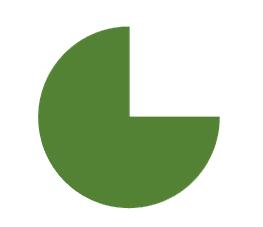
#> input picture Symbol-images/3 quaters of a circle.png, 263 x 227 px
$ python -i Symbol.py   (imports and definitions only)
#> lines starting #> are read from the running program, lines starting #| are printed output that depends on the picture; after the words box and inside, x2 and y2 are one past the last pixel; in counts of white or black regions, pixels touching at a corner belong together
#> further down, picture is the input picture: shape (227, 263, 3); mean B, G, R 188.6, 214.1, 199.1
import numpy as np
import cv2
from picamera2 import Picamera2

# Initialize Raspberry Pi Camera
def initialize_camera():
    try:
        picam2 = Picamera2()
        picam2.configure(picam2.create_preview_configuration(main={"size": (640, 480)}))
        picam2.start()
        return picam2
    except RuntimeError as e:
        print(f"Camera initialization failed: {e}")
        return None

# [1 line that did not run here, left out]
# [3 lines not run here, left out]

def detect_shapes_and_arrows(frame):
    # Convert to grayscale and apply edge detection on full frame
    gray = cv2.cvtColor(frame, cv2.COLOR_BGR2GRAY)
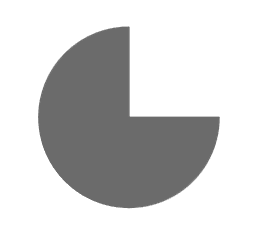
#> gray: shape (227, 263); min 107, max 255, mean 206.6
    blurred = cv2.GaussianBlur(gray, (5, 5), 0)
    edges = cv2.Canny(blurred, 50, 150)
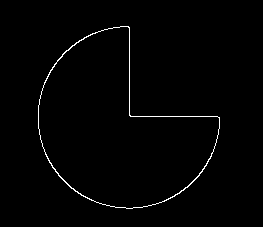
#> edges: shape (227, 263); 1.1% white in thin lines or dots, all inside (x1, y1, x2, y2) = (38, 26, 220, 209)

    # Find contours for overall shapes
    cnts, _ = cv2.findContours(edges, cv2.RETR_EXTERNAL, cv2.CHAIN_APPROX_SIMPLE)
#> cnts = 1 contour; box (x1, y1, x2, y2) and area: (38, 26, 220, 209) 19593
    for c in cnts:
        if cv2.contourArea(c) > 1000:  # Ignore small contours
            # Approximate the contour for shape detection
            epsilon = 0.01 * cv2.arcLength(c, True)
            approx = cv2.approxPolyDP(c, epsilon, True)

            # Draw the contour and bounding box
            cv2.drawContours(frame, [approx], -1, (0, 255, 0), 2)
            x, y, w, h = cv2.boundingRect(approx)
            cv2.rectangle(frame, (x, y), (x + w, y + h), (255, 0, 0), 2)

            # Determine the basic shape type based on vertices count
            if len(approx) == 3:
                shape = "Triangle"
            elif len(approx) == 4:
                shape = "Rectangle"
            elif len(approx) == 5:
                shape = "Pentagon"
            elif len(approx) == 7:
                shape = "Arrow"
            else:
                shape = "Circle"

            # Process the ROI to detect an arrow inside the shape
            roi = gray[y:y+h, x:x+w]
            roi_blur = cv2.GaussianBlur(roi, (5, 5), 0)
            roi_edges = cv2.Canny(roi_blur, 50, 150)
            # Apply a morphological closing to join broken edges
            kernel = cv2.getStructuringElement(cv2.MORPH_RECT, (3, 3))
            roi_closed = cv2.morphologyEx(roi_edges, cv2.MORPH_CLOSE, kernel)
            roi_cnts, _ = cv2.findContours(roi_closed, cv2.RETR_EXTERNAL, cv2.CHAIN_APPROX_SIMPLE)

            arrow_found = False
            for ac in roi_cnts:
                if cv2.contourArea(ac) > 300:  # Adjust threshold for arrow details
                    # Adjust the epsilon factor for finer approximation
                    epsilon2 = 0.02 * cv2.arcLength(ac, True)
                    approx2 = cv2.approxPolyDP(ac, epsilon2, True)
                    # Check if the approximated contour has around 7 vertices
                    if len(approx2) == 7:
                        arrow_found = True
                        # Optionally, draw the arrow contour in a different color
                        pts = approx2 + [x, y]  # Adjust coordinates relative to full image
                        cv2.drawContours(frame, [pts], -1, (0, 255, 255), 2)
                        break

            # Update label based on arrow detection
            if arrow_found and shape != "Arrow":
                label = f"{shape} with Arrow"
            else:
                label = shape

            cv2.putText(frame, label, (x, y - 10), cv2.FONT_HERSHEY_SIMPLEX, 0.6, (0, 0, 255), 2)
#> this loop made 1 pass
#> (epsilon, x, y, w, h, shape, kernel) on pass 1: (6.31, 38, 27, 182, 182, 'Circle', [[1, 1, 1], [1, 1, 1], [1, 1, 1]])
#> pass 1, in detect_shapes_and_arrows, `roi = gray[y:y+h, x:x+w]`:
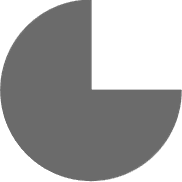
#> roi: shape (182, 182); min 107, max 255, mean 167.8
#> pass 1, in detect_shapes_and_arrows, `roi_blur = cv2.GaussianBlur(roi, (5, 5), 0)`:
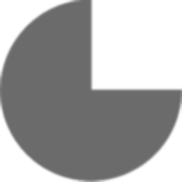
#> roi_blur: shape (182, 182); min 107, max 255, mean 167.7
#> pass 1, in detect_shapes_and_arrows, `roi_edges = cv2.Canny(roi_blur, 50, 150)`:
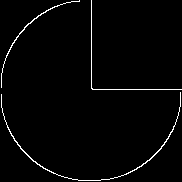
#> roi_edges: shape (182, 182); 2% white in thin lines or dots
#> pass 1, in detect_shapes_and_arrows, `roi_closed = cv2.morphologyEx(roi_edges, cv2.MORPH_CLOSE, kernel)`:
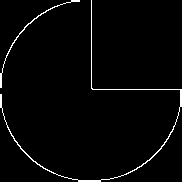
#> roi_closed: shape (182, 182); 2.2% white in thin lines or dots
#> after the loop:
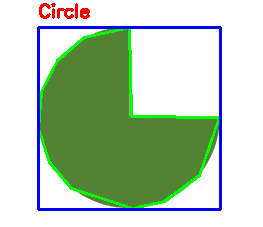
#> frame: shape (227, 263, 3); 7.06% of pixels changed, all inside (x1, y1, x2, y2) = (37, 3, 222, 211)

    return frame

# Main loop
# [20 lines not run here, left out]

>>> import cv2
>>> picture = cv2.imread('Symbol-images/3 quaters of a circle.png')
>>> result = detect_shapes_and_arrows(picture)

$ run again, on Symbol-images/Arrow down.png
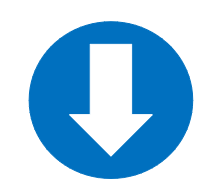
#> input picture Symbol-images/Arrow down.png, 213 x 189 px
#> picture is the input picture: shape (189, 213, 3); mean B, G, R 230.2, 199.6, 156.2
#> in detect_shapes_and_arrows, `edges = cv2.Canny(blurred, 50, 150)`:
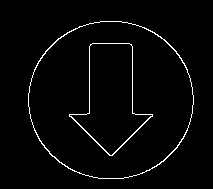
#> edges: shape (189, 213); 2.4% white in thin lines or dots, all inside (x1, y1, x2, y2) = (28, 21, 194, 179)
#> cnts = 1 contour; box (x1, y1, x2, y2) and area: (28, 21, 194, 179) 20440
#> the loop in detect_shapes_and_arrows, `for c in cnts:` made 1 pass
#> (epsilon, x, y, w, h, shape, kernel) on pass 1: (5.34, 28, 21, 165, 158, 'Circle', [[1, 1, 1], [1, 1, 1], [1, 1, 1]])
#> after the loop in detect_shapes_and_arrows, `for c in cnts:`:
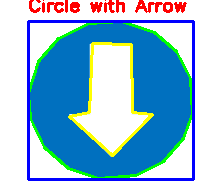
#> frame: shape (189, 213, 3); 12.73% of pixels changed, all inside (x1, y1, x2, y2) = (27, 0, 195, 181)

$ run again, on Symbol-images/Facial recongnision.png
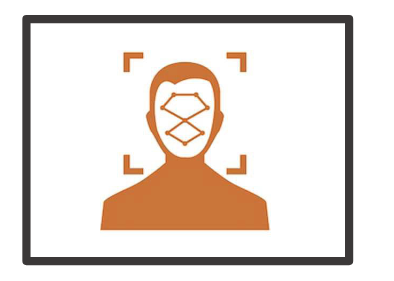
#> input picture Symbol-images/Facial recongnision.png, 394 x 281 px
#> picture is the input picture: shape (281, 394, 3); mean B, G, R 216.1, 222.8, 232.4
#> in detect_shapes_and_arrows, `edges = cv2.Canny(blurred, 50, 150)`:
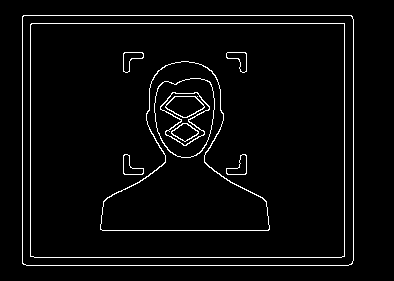
#> edges: shape (281, 394); 3.6% white in thin lines or dots, all inside (x1, y1, x2, y2) = (22, 15, 354, 266)
#> cnts = 1 contour; box (x1, y1, x2, y2) and area: (22, 15, 354, 266) 82733
#> the loop in detect_shapes_and_arrows, `for c in cnts:` made 1 pass
#> (epsilon, approx, x, y, w, h, shape, kernel) on pass 1: (11.57, [[22, 16], [23, 264], [352, 263], [351, 15]], 22, 15, 331, 250, 'Rectangle', [[1, 1, 1], [1, 1, 1], [1, 1, 1]])
#> after the loop in detect_shapes_and_arrows, `for c in cnts:`:
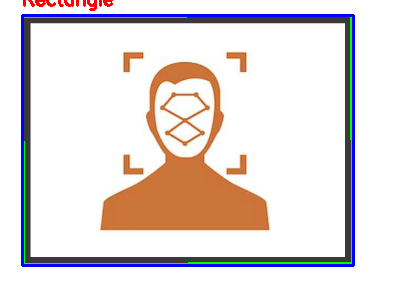
#> frame: shape (281, 394, 3); 4.53% of pixels changed, all inside (x1, y1, x2, y2) = (21, 0, 355, 267)
